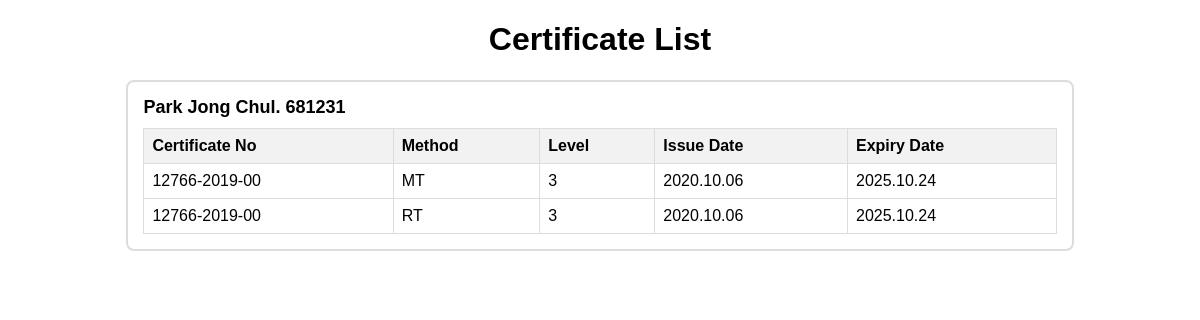
Before: / with the older database file.
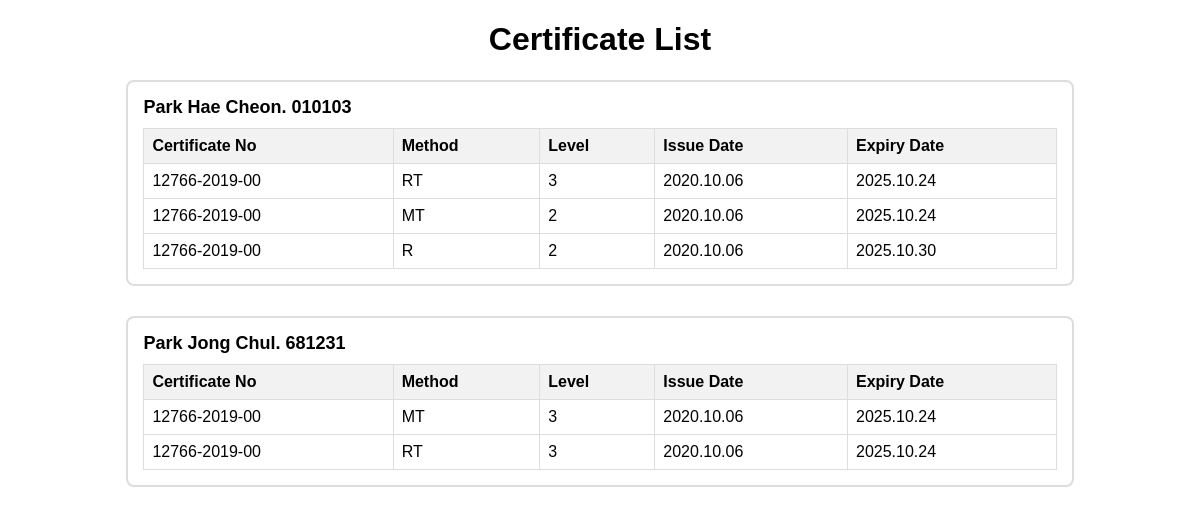
After: the same page with the newer database file.
### tables this page shows
CREATE TABLE certification (
    id INTEGER PRIMARY KEY AUTOINCREMENT,
    name TEXT NOT NULL,
    birth TEXT NOT NULL,
    certificate_no TEXT NOT NULL,
    method TEXT NOT NULL,
    level TEXT NOT NULL,
    issue_date TEXT NOT NULL,
    expiry_date TEXT NOT NULL
);

### name_grouping.py (the view)
@app.route('/')
def certificate_list():
    grouped_data = get_certifications()  # DB에서 데이터 가져오기
    return render_template("output_now.html", grouped_data=grouped_data)

### name_grouping.py (called while the page is built)
def get_certifications():
    conn = sqlite3.connect("certification.db")
    cursor = conn.cursor()
    cursor.execute('''
        SELECT name, birth, certificate_no, method, level, issue_date, expiry_date
        FROM certification
        ORDER BY name, birth
    ''')
    rows = cursor.fetchall()
    conn.close()
    grouped_data = {}
    for row in rows:
        name, birth, certificate_no, method, level, issue_date, expiry_date = row
        key = (name, birth)  # 이름과 생년월일을 기준으로 그룹화
        if key not in grouped_data:
            grouped_data[key] = []
        grouped_data[key].append({
            "certificate_no": certificate_no,
            "method": method,
            "level": level,
            "issue_date": issue_date,
            "expiry_date": expiry_date
        })
    return grouped_data

### templates/output_now.html (shortened to what this page needs)
<!DOCTYPE html>
<html lang="ko">
<head>
</head>
<body>
    <div class="container">
        <h1 style="text-align: center;">Certificate List</h1>
        {% for (name, dob), certificates in grouped_data.items() %}
        <div class="person-section">
            <div class="person-header">
                {{ name }}. {{ dob }}
            </div>
            <table>
                <thead>
                    <tr>
                        <th>Certificate No</th>
                        <th>Method</th>
                        <th>Level</th>
                        <th>Issue Date</th>
                        <th>Expiry Date</th>
                    </tr>
                </thead>
                <tbody>
                    {% for cert in certificates %}
                    <tr>
                        <td>{{ cert['certificate_no'] }}</td>
                        <td>{{ cert['method'] }}</td>
                        <td>{{ cert['level'] }}</td>
                        <td>{{ cert['issue_date'] }}</td>
                        <td>{{ cert['expiry_date'] }}</td>
                    </tr>
                    {% endfor %}
                </tbody>
            </table>
        </div>
        {% endfor %}
    </div>
</body>
</html>

### templates/output_now.html (style rules this page uses)
body { font-family: Arial, sans-serif; }
.container { width: 80%; margin: 20px auto; }
.person-section { margin-bottom: 30px; padding: 15px; border: 2px solid #ddd; border-radius: 8px; }
.person-header { font-size: 18px; font-weight: bold; margin-bottom: 10px; }
table { width: 100%; border-collapse: collapse; margin-top: 10px; }
th, td { border: 1px solid #ddd; padding: 8px; text-align: left; }
th { background-color: #f2f2f2; }

Changed rows visible on the page:
added certification: grouped_data "Park Hae Cheon", grouped_data "010103", certificate_no "12766-2019-00", method "RT", level "3", issue_date "2020.10.06", expiry_date "2025.10.24"
added certification: certificate_no "12766-2019-00", method "MT", level "2", issue_date "2020.10.06", expiry_date "2025.10.24", shown under "Park Hae Cheon"
added certification: certificate_no "12766-2019-00", method "R", level "2", issue_date "2020.10.06", expiry_date "2025.10.30", shown under "Park Hae Cheon"
Other visible differences:
new list line: ". Certificate No Method Level Issue Date Expiry Date"
